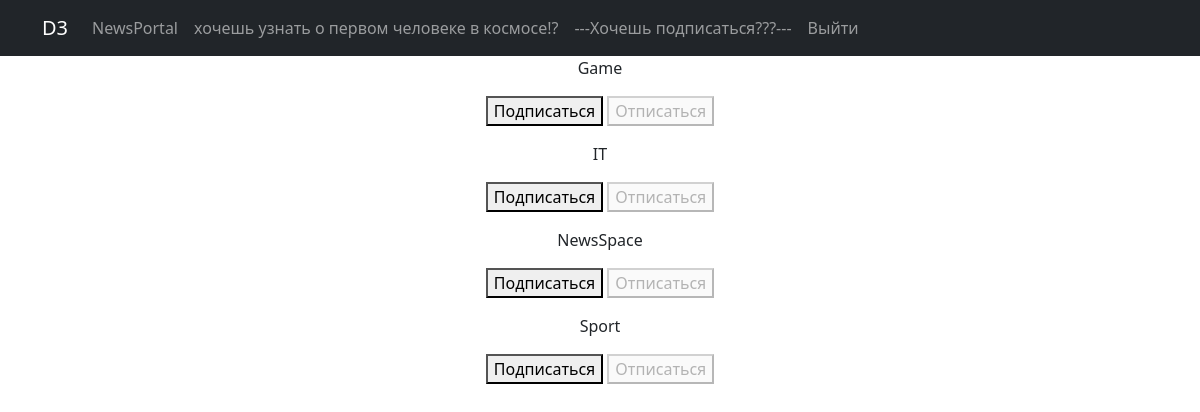
Page /subscriptions/ (signed in) on the committed database.
### News/models.py (models this page shows, shortened)
class Category(models.Model):
    name = models.CharField(max_length=64, unique=True)

### News/views.py (the view, shortened to what this page needs)
# urls.py: path('subscriptions/', subscriptions, name='subscriptions'),
@login_required
@csrf_protect
def subscriptions(request):
    categories_with_subscriptions = Category.objects.annotate(
        user_subscribed=Exists(Subscription.objects.filter(user=request.user, category=OuterRef('pk'),))).order_by('name')
    return render(request, 'sb/subscriptions.html', {'categories': categories_with_subscriptions},)

### templates/sb/subscriptions.html (shortened to what this page needs)
{% extends 'flatpages/default.html' %}
{% block content %}
    {% for category in categories  %}
        <p>
            {{ category.name }}
            <form method="post">
                {% if category.user_subscribed %}
                    <button disabled>Подписаться</button>
                    <button name="action" value="unsubscribe">Отписаться</button>
                {% else %}
                    <button name="action" value="subscribe">Подписаться</button>
                    <button disabled>Отписаться</button>
                {% endif %}
            </form>
        </p>
    {% endfor %}
{% endblock content %}

### templates/flatpages/default.html (shortened to what this page needs)
<!DOCTYPE html>
<html lang="en">
    <head>
        {% load static%}
        <link href="{% static 'css/styles.css' %}" rel="stylesheet" />
    </head>
    <body>
        <nav class="navbar navbar-expand-lg navbar-dark bg-dark static-top">
           <div class="container">
               <a class="navbar-brand" href="#">D3</a>
               <div class="collapse navbar-collapse" id="navbarResponsive">
                   <ul class="navbar-nav ml-auto">
                       <li class="nav-item">
                           <a class="nav-link" href="/NEWS/">NewsPortal</a>
                       </li>
                       <li class="nav-item">
                           <a class="nav-link" href="/NEWS/1">хочешь узнать о первом человеке в космосе!?</a>
                       </li>
                       <li class="nav-item">
                           <a class="nav-link" href="/subscriptions/">---Хочешь подписаться???---</a>
                       </li>
                       <li class="nav-item">
                           <a class="nav-link" href="/accounts/logout/">       Выйти</a>
                       </li>
                   </ul>
               </div>
           </div>
        </nav>
        <div class="container">
             <div class="row">
                 <div class="col-lg-12 text-center">
                     {% block content %}{% endblock content %}
                 </div>
             </div>
        </div>
    </body>
</html>

### rows in the picture
Category: name "Game", shows "Подписаться"
Category: name "IT", shows "Подписаться"
Category: name "NewsSpace", shows "Подписаться"
Category: name "Sport", shows "Подписаться"
